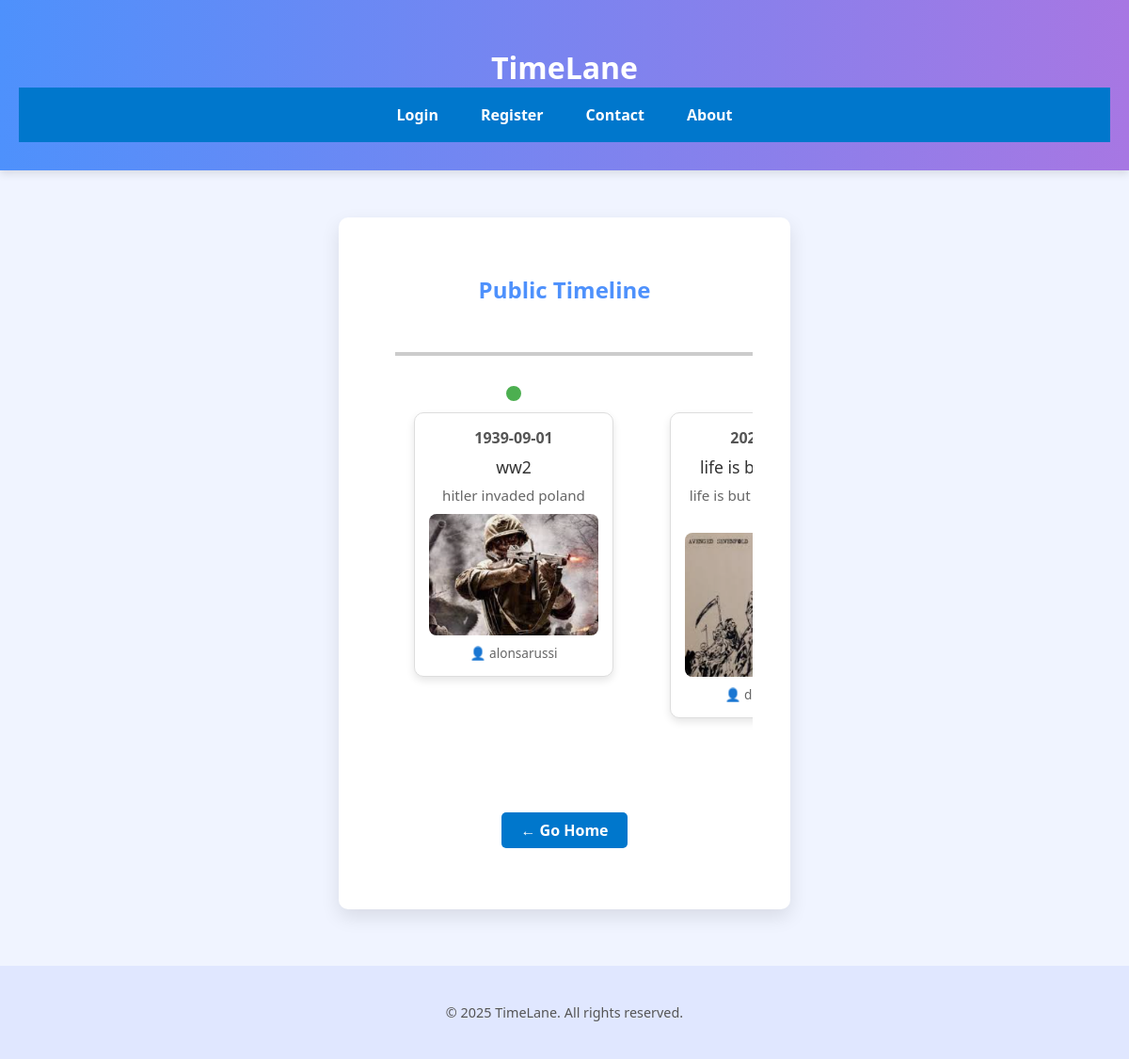
Page /public_timeline on the earlier database version.
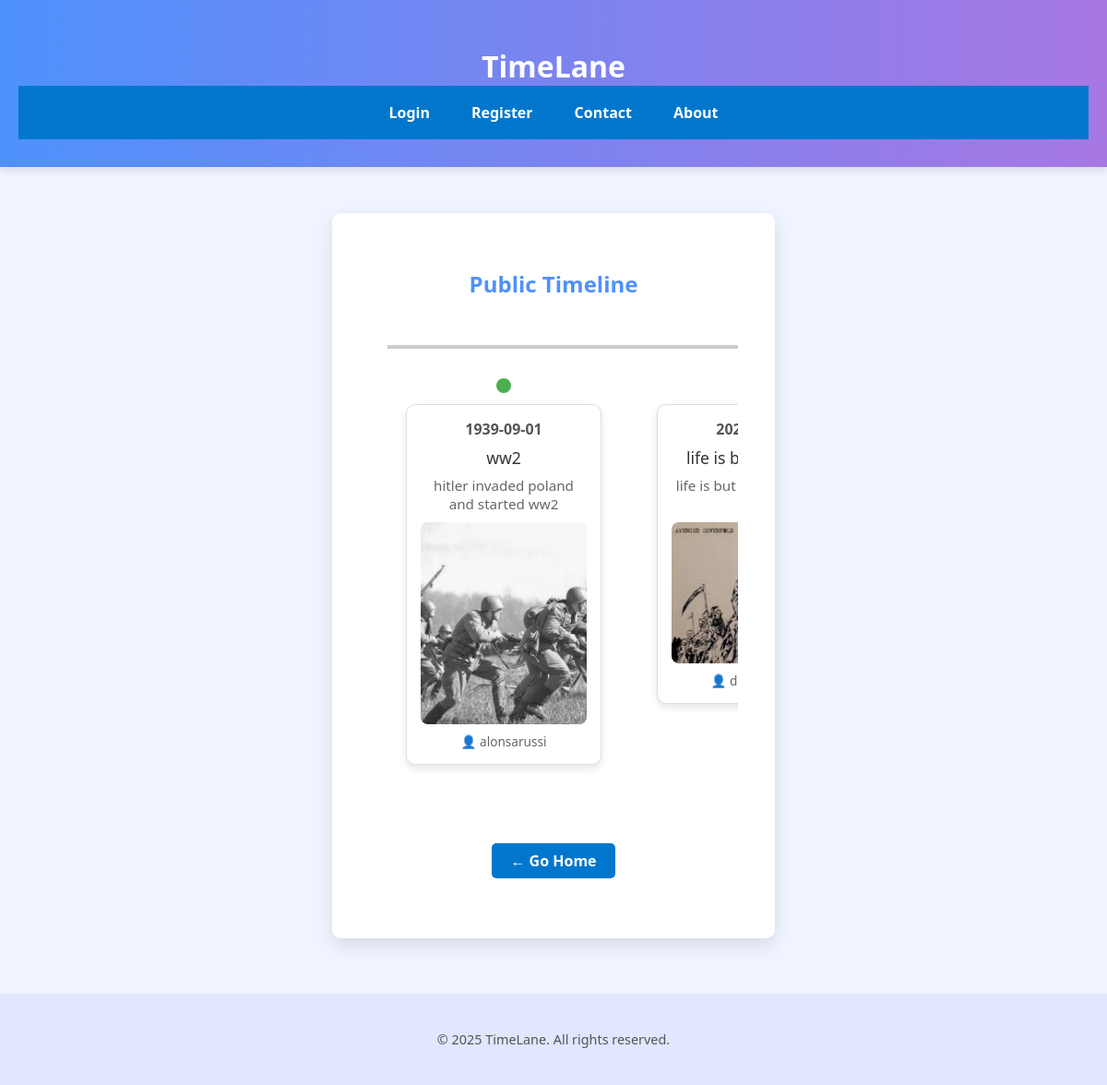
Same page on the later database version.
### tables this page shows
CREATE TABLE events (
                id INTEGER PRIMARY KEY AUTOINCREMENT,
                user_id INTEGER NOT NULL,
                title TEXT NOT NULL,
                description TEXT,
                date TEXT NOT NULL, image_filename TEXT, is_published INTEGER DEFAULT 0,
                FOREIGN KEY (user_id) REFERENCES users(id)
            );

CREATE TABLE users (
                id INTEGER PRIMARY KEY AUTOINCREMENT,
                first_name TEXT NOT NULL,
                last_name TEXT NOT NULL,
                email TEXT NOT NULL UNIQUE,
                username TEXT NOT NULL UNIQUE,
                password TEXT NOT NULL,
                is_admin INTEGER NOT NULL DEFAULT 0
            );

### main.py (the view)
@app.route('/public_timeline')
def public_timeline():
    conn = get_db_connection()
    c = conn.cursor()
    c.execute('''
        SELECT events.*, users.username
        FROM events
        JOIN users ON events.user_id = users.id
        WHERE events.is_published = 1
    ''')
    events = c.fetchall()
    conn.close()
    return render_template("public_timeline.html", events=events, username=session.get("username", "Guest"))

### main.py (called while the page is built)
def get_db_connection():
    conn = sqlite3.connect(DATABASE)
    conn.row_factory = sqlite3.Row
    return conn

### templates/public_timeline.html (shortened to what this page needs)
{% extends "base.html" %}
{% block head %}
  <link rel="stylesheet" href="{{ url_for('static', filename='timeline.css') }}">
{% endblock %}
{% block content %}
  <h2>Public Timeline</h2>
  {% if events %}
    <div class="timeline-wrapper">
      <div class="timeline">
        {% for event in events %}
          <div class="event">
            <div class="dot"></div>
            <div class="event-card">
              <div class="event-date">{{ event['date'] }}</div>
              <div class="event-title">{{ event['title'] }}</div>
              {% if event['description'] %}
                <div class="event-description">{{ event['description'] }}</div>
              {% endif %}
              {% if event['image_filename'] %}
                <img src="{{ url_for('static', filename='uploads/' + event['image_filename']) }}" alt="Event Image" class="event-img">
              {% endif %}
              <div class="event-username">👤 {{ event['username'] }}</div>
            </div>
          </div>
        {% endfor %}
      </div>
    </div>
  {% else %}
    <p>No public events yet.</p>
  {% endif %}
{% endblock %}

Differences in the rows shown:
changed events "ww2": description "hitler invaded poland" → "hitler invaded poland and started ww2"; image_filename: a different picture
